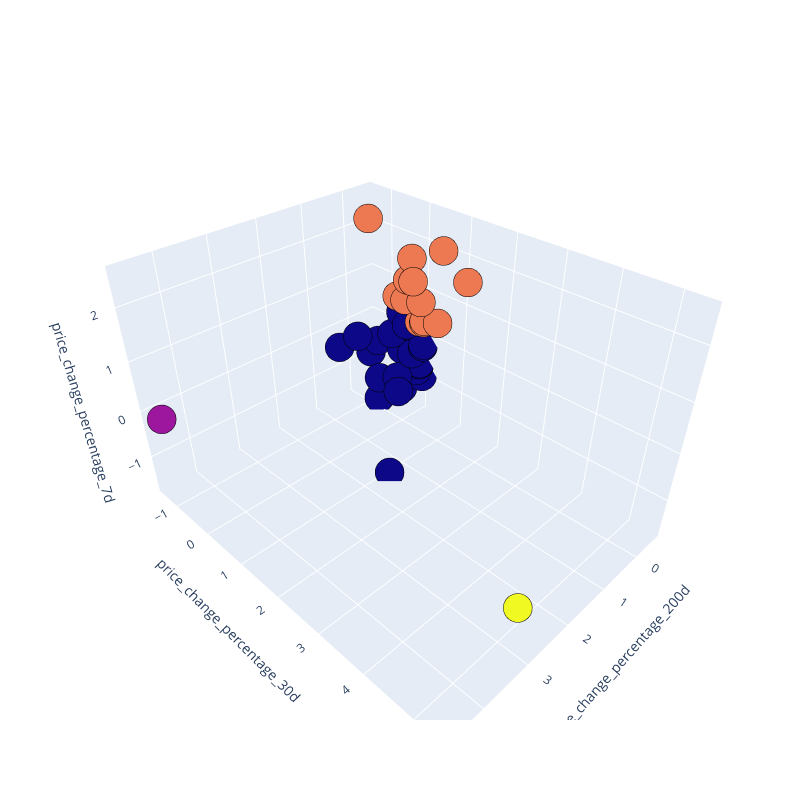

The notebook cell saved with this chart:
### Code cell
import plotly.graph_objs as go

# 3d scatterplot using plotly
Scene = dict(xaxis = dict(title  = 'price_change_percentage_200d'),yaxis = dict(title  = 'price_change_percentage_30d'),zaxis = dict(title  = 'price_change_percentage_7d'))

# - PCA1: price_change_percentage_200d
# - PCA2: price_change_percentage_30d
# - PCA3: price_change_percentage_7d

# model.labels_ is nothing but the predicted clusters i.e y_clusters
labels = model.labels_
trace = go.Scatter3d(x=df_scaled_market_clustered['price_change_percentage_200d'], y=df_scaled_market_clustered['price_change_percentage_30d'], z=df_scaled_market_clustered['price_change_percentage_7d'], mode='markers',marker=dict(color = labels, size= 10, line=dict(color= 'black',width = 10)))
layout = go.Layout(margin=dict(l=0,r=0),scene = Scene,height = 800,width = 800)
data = [trace]
fig = go.Figure(data = data, layout = layout)
fig.show()

### Figure 1 — Plotly figure (JSON) as saved in the notebook; plotly's stock layout.template omitted (floating-point values rounded to 4 significant figures)
{"data": [{"marker": {"color": [2, 2, 0, 0, 2, 2, 2, 2, 2, 0, 0, 0, 0, 2, 0, 2, 0, 0, 2, 0, 0, 2, 0, 0, 0, 0, 0, 0, 2, 0, 0, 0, 1, 2, 0, 0, 3, 0, 0, 0, 0], "line": {"color": "black", "width": 10}, "size": 10}, "mode": "markers", "type": "scatter3d", "x": [-0.356, -0.1158, -0.5502, -0.4583, -0.4998, -0.1882, 0.3878, 0.06508, -0.4863, -0.533, -0.02287, -0.5506, -0.5082, -0.1559, -0.2411, -0.4492, -0.4573, -0.3534, -0.1176, -0.5511, -0.1812, -0.3551, -0.5121, -0.452, -0.04736, -0.55, -0.3292, 0.07715, -0.2652, 1.503, -0.5357, -0.5261, 4.632, -0.3582, 0.8988, 0.8112, 3.149, -0.4228, -0.4165, -0.5504, 0.5724], "y": [0.2355, -0.05434, -0.06103, -0.05039, 0.5458, -0.05715, -0.4905, 0.329, -0.01265, 0.05163, -0.7299, -0.06578, -0.2375, 1.438, -0.5438, -0.6023, -0.4606, -0.3718, 0.1165, -0.1432, -0.9031, 0.224, 0.05878, -0.1845, -0.1998, -0.05869, -0.219, -0.6039, 0.2238, 1.149, -0.3588, 0.05188, -1.212, 0.5829, -0.8604, -0.4097, 5.351, -1.393, -0.4654, -0.05821, 0.4499], "z": [0.4932, 0.9344, -0.7063, -0.8109, 2.001, 1.327, 2.572, 1.508, 0.3343, -0.1907, -1.615, -0.733, -0.9225, 1.793, -0.04102, 0.7082, -1.437, -0.3852, 1.84, -0.7049, -0.3263, 0.4618, -0.9284, -0.4572, -0.8494, -0.7067, 0.2495, -0.9942, 0.9291, -1.682, 0.09476, -0.2295, -0.04518, 0.5807, -0.02551, 0.3704, -0.6183, -0.907, 0.414, -0.6877, -0.6077]}], "layout": {"height": 800, "margin": {"l": 0, "r": 0}, "scene": {"xaxis": {"title": {"text": "price_change_percentage_200d"}}, "yaxis": {"title": {"text": "price_change_percentage_30d"}}, "zaxis": {"title": {"text": "price_change_percentage_7d"}}}, "width": 800}}
